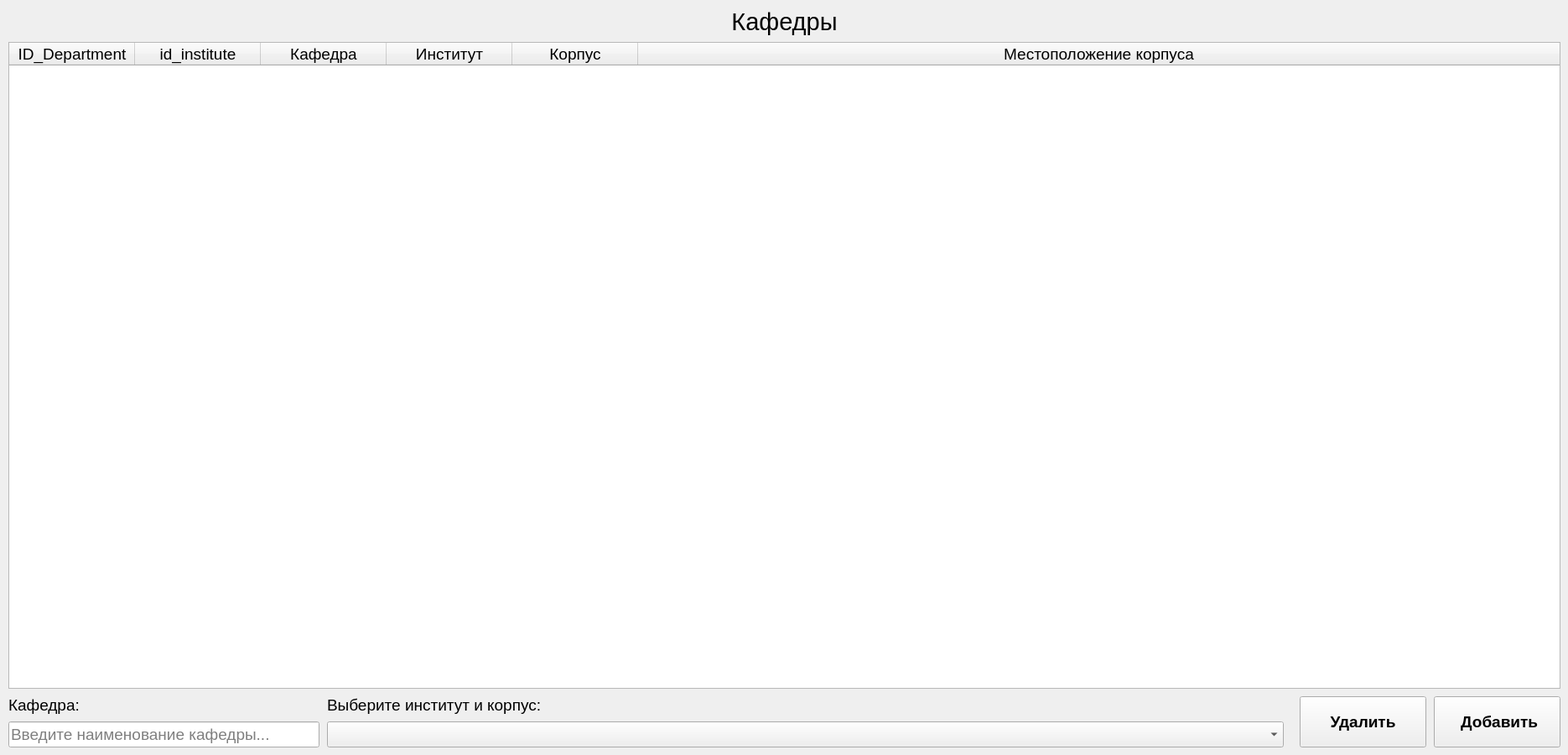
    <widget class="QWidget" name="page_3">
     <widget class="QPushButton" name="Department_delete">
      <property name="geometry">
       <rect>
        <x>1550</x>
        <y>830</y>
        <width>151</width>
        <height>61</height>
       </rect>
      </property>
      <property name="font">
       <font>
        <family>Arial</family>
        <pointsize>14</pointsize>
        <weight>75</weight>
        <bold>true</bold>
       </font>
      </property>
      <property name="text">
       <string>Удалить</string>
      </property>
      <property name="icon">
       <iconset resource="resours.qrc">
        <normaloff>:/New/icons/delete (1).png</normaloff>:/New/icons/delete (1).png</iconset>
      </property>
      <property name="iconSize">
       <size>
        <width>20</width>
        <height>20</height>
       </size>
      </property>
     </widget>
     <widget class="QTableWidget" name="Department_Table">
      <property name="geometry">
       <rect>
        <x>10</x>
        <y>50</y>
        <width>1851</width>
        <height>771</height>
       </rect>
      </property>
      <property name="font">
       <font>
        <family>Arial</family>
        <pointsize>14</pointsize>
       </font>
      </property>
      <property name="editTriggers">
       <set>QAbstractItemView::NoEditTriggers</set>
      </property>
      <property name="selectionMode">
       <enum>QAbstractItemView::SingleSelection</enum>
      </property>
      <property name="selectionBehavior">
       <enum>QAbstractItemView::SelectRows</enum>
      </property>
      <property name="sortingEnabled">
       <bool>false</bool>
      </property>
      <attribute name="horizontalHeaderCascadingSectionResizes">
       <bool>true</bool>
      </attribute>
      <attribute name="horizontalHeaderDefaultSectionSize">
       <number>150</number>
      </attribute>
      <attribute name="horizontalHeaderShowSortIndicator" stdset="0">
       <bool>false</bool>
      </attribute>
      <attribute name="horizontalHeaderStretchLastSection">
       <bool>true</bool>
      </attribute>
      <column>
       <property name="text">
        <string>ID_Department</string>
       </property>
      </column>
      <column>
       <property name="text">
        <string>id_institute</string>
       </property>
      </column>
      <column>
       <property name="text">
        <string>Кафедра</string>
       </property>
      </column>
      <column>
       <property name="text">
        <string>Институт</string>
       </property>
      </column>
      <column>
       <property name="text">
        <string>Корпус</string>
       </property>
      </column>
      <column>
       <property name="text">
        <string>Местоположение корпуса</string>
       </property>
      </column>
     </widget>
     <widget class="QPushButton" name="Department_add">
      <property name="geometry">
       <rect>
        <x>1710</x>
        <y>830</y>
        <width>151</width>
        <height>61</height>
       </rect>
      </property>
      <property name="font">
       <font>
        <family>Arial</family>
        <pointsize>14</pointsize>
        <weight>75</weight>
        <bold>true</bold>
       </font>
      </property>
      <property name="text">
       <string> Добавить</string>
      </property>
      <property name="icon">
       <iconset resource="resours.qrc">
        <normaloff>:/New/icons/plus (2).png</normaloff>:/New/icons/plus (2).png</iconset>
      </property>
      <property name="iconSize">
       <size>
        <width>20</width>
        <height>20</height>
       </size>
      </property>
     </widget>
     <widget class="QLabel" name="label_36">
      <property name="geometry">
       <rect>
        <x>390</x>
        <y>830</y>
        <width>301</width>
        <height>21</height>
       </rect>
      </property>
      <property name="font">
       <font>
        <family>Arial</family>
        <pointsize>14</pointsize>
       </font>
      </property>
      <property name="text">
       <string>Выберите институт и корпус:</string>
      </property>
     </widget>
     <widget class="QComboBox" name="comboBox_Institute_In_Department">
      <property name="geometry">
       <rect>
        <x>390</x>
        <y>860</y>
        <width>1141</width>
        <height>31</height>
       </rect>
      </property>
      <property name="font">
       <font>
        <family>Arial</family>
        <pointsize>14</pointsize>
       </font>
      </property>
     </widget>
     <widget class="QLineEdit" name="lineEdit_Department">
      <property name="geometry">
       <rect>
        <x>10</x>
        <y>860</y>
        <width>371</width>
        <height>31</height>
       </rect>
      </property>
      <property name="font">
       <font>
        <family>Arial</family>
        <pointsize>14</pointsize>
       </font>
      </property>
      <property name="placeholderText">
       <string>Введите наименование кафедры...</string>
      </property>
     </widget>
     <widget class="QLabel" name="label_37">
      <property name="geometry">
       <rect>
        <x>10</x>
        <y>830</y>
        <width>291</width>
        <height>21</height>
       </rect>
      </property>
      <property name="font">
       <font>
        <family>Arial</family>
        <pointsize>14</pointsize>
       </font>
      </property>
      <property name="text">
       <string>Кафедра:</string>
      </property>
     </widget>
     <widget class="QLabel" name="label_50">
      <property name="geometry">
       <rect>
        <x>30</x>
        <y>0</y>
        <width>1811</width>
        <height>51</height>
       </rect>
      </property>
      <property name="font">
       <font>
        <family>Arial</family>
        <pointsize>22</pointsize>
       </font>
      </property>
      <property name="frameShape">
       <enum>QFrame::NoFrame</enum>
      </property>
      <property name="text">
       <string>Кафедры</string>
      </property>
      <property name="alignment">
       <set>Qt::AlignCenter</set>
      </property>
     </widget>
    </widget>
